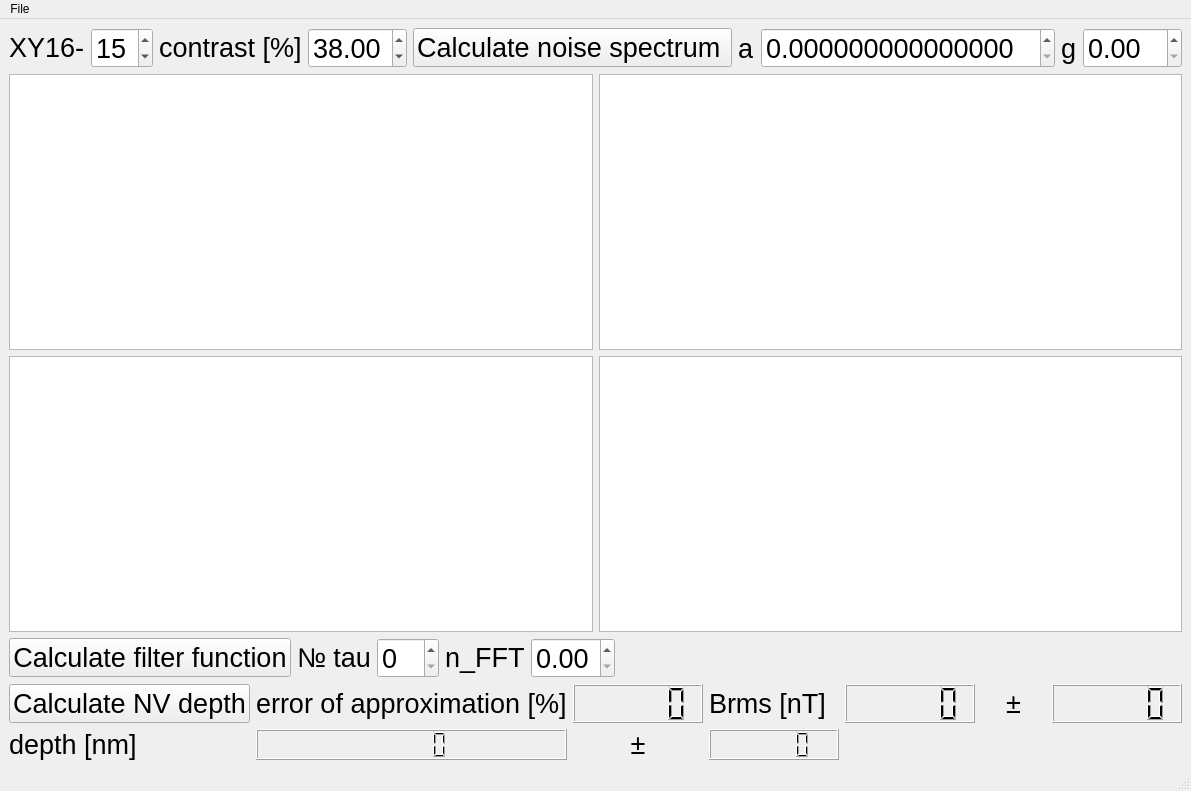
<?xml version="1.0" encoding="UTF-8"?>
<ui version="4.0">
 <class>NV_depth_calculator</class>
 <widget class="QMainWindow" name="NV_depth_calculator">
  <property name="geometry">
   <rect>
    <x>0</x>
    <y>0</y>
    <width>1063</width>
    <height>791</height>
   </rect>
  </property>
  <property name="windowTitle">
   <string>MainWindow</string>
  </property>
  <widget class="QWidget" name="centralwidget">
   <layout class="QVBoxLayout" name="verticalLayout">
    <item>
     <layout class="QGridLayout" name="gridLayout">
      <item row="0" column="3">
       <widget class="QLabel" name="label_2">
        <property name="sizePolicy">
         <sizepolicy hsizetype="Fixed" vsizetype="Fixed">
          <horstretch>0</horstretch>
          <verstretch>0</verstretch>
         </sizepolicy>
        </property>
        <property name="font">
         <font>
          <pointsize>20</pointsize>
         </font>
        </property>
        <property name="text">
         <string>contrast [%]</string>
        </property>
       </widget>
      </item>
      <item row="0" column="4">
       <widget class="QDoubleSpinBox" name="contrast">
        <property name="sizePolicy">
         <sizepolicy hsizetype="Fixed" vsizetype="Fixed">
          <horstretch>0</horstretch>
          <verstretch>0</verstretch>
         </sizepolicy>
        </property>
        <property name="font">
         <font>
          <pointsize>20</pointsize>
         </font>
        </property>
        <property name="singleStep">
         <double>0.010000000000000</double>
        </property>
        <property name="value">
         <double>38.000000000000000</double>
        </property>
       </widget>
      </item>
      <item row="0" column="10">
       <spacer name="horizontalSpacer">
        <property name="orientation">
         <enum>Qt::Horizontal</enum>
        </property>
        <property name="sizeHint" stdset="0">
         <size>
          <width>40</width>
          <height>20</height>
         </size>
        </property>
       </spacer>
      </item>
      <item row="0" column="1">
       <widget class="QSpinBox" name="sequence_order">
        <property name="sizePolicy">
         <sizepolicy hsizetype="Fixed" vsizetype="Fixed">
          <horstretch>0</horstretch>
          <verstretch>0</verstretch>
         </sizepolicy>
        </property>
        <property name="font">
         <font>
          <pointsize>20</pointsize>
         </font>
        </property>
        <property name="value">
         <number>15</number>
        </property>
       </widget>
      </item>
      <item row="0" column="0">
       <widget class="QLabel" name="label">
        <property name="sizePolicy">
         <sizepolicy hsizetype="Fixed" vsizetype="Fixed">
          <horstretch>0</horstretch>
          <verstretch>0</verstretch>
         </sizepolicy>
        </property>
        <property name="font">
         <font>
          <pointsize>20</pointsize>
         </font>
        </property>
        <property name="text">
         <string>XY16-</string>
        </property>
       </widget>
      </item>
      <item row="0" column="5">
       <widget class="QPushButton" name="calculate_ns">
        <property name="sizePolicy">
         <sizepolicy hsizetype="Fixed" vsizetype="Fixed">
          <horstretch>0</horstretch>
          <verstretch>0</verstretch>
         </sizepolicy>
        </property>
        <property name="font">
         <font>
          <pointsize>20</pointsize>
         </font>
        </property>
        <property name="text">
         <string>Calculate noise spectrum </string>
        </property>
       </widget>
      </item>
      <item row="0" column="7">
       <widget class="QDoubleSpinBox" name="a">
        <property name="font">
         <font>
          <pointsize>20</pointsize>
         </font>
        </property>
        <property name="decimals">
         <number>15</number>
        </property>
       </widget>
      </item>
      <item row="0" column="6">
       <widget class="QLabel" name="label_6">
        <property name="font">
         <font>
          <pointsize>20</pointsize>
         </font>
        </property>
        <property name="text">
         <string>a</string>
        </property>
       </widget>
      </item>
      <item row="0" column="8">
       <widget class="QLabel" name="label_5">
        <property name="font">
         <font>
          <pointsize>20</pointsize>
         </font>
        </property>
        <property name="text">
         <string>g</string>
        </property>
       </widget>
      </item>
      <item row="0" column="9">
       <widget class="QDoubleSpinBox" name="g">
        <property name="font">
         <font>
          <pointsize>20</pointsize>
         </font>
        </property>
       </widget>
      </item>
     </layout>
    </item>
    <item>
     <layout class="QGridLayout" name="gridLayout_2">
      <item row="1" column="0">
       <widget class="PlotWidget" name="filter_function"/>
      </item>
      <item row="1" column="1">
       <widget class="PlotWidget" name="spin_noise_plot"/>
      </item>
      <item row="0" column="0">
       <widget class="PlotWidget" name="data_plot"/>
      </item>
      <item row="0" column="1">
       <widget class="PlotWidget" name="processeddataplot"/>
      </item>
     </layout>
    </item>
    <item>
     <layout class="QGridLayout" name="gridLayout_3">
      <item row="0" column="0">
       <widget class="QPushButton" name="calculate_filter_function">
        <property name="font">
         <font>
          <pointsize>20</pointsize>
         </font>
        </property>
        <property name="text">
         <string>Calculate filter function</string>
        </property>
       </widget>
      </item>
      <item row="0" column="6">
       <spacer name="horizontalSpacer_4">
        <property name="orientation">
         <enum>Qt::Horizontal</enum>
        </property>
        <property name="sizeHint" stdset="0">
         <size>
          <width>40</width>
          <height>20</height>
         </size>
        </property>
       </spacer>
      </item>
      <item row="0" column="3">
       <widget class="QLabel" name="label_4">
        <property name="sizePolicy">
         <sizepolicy hsizetype="Fixed" vsizetype="Fixed">
          <horstretch>0</horstretch>
          <verstretch>0</verstretch>
         </sizepolicy>
        </property>
        <property name="font">
         <font>
          <pointsize>20</pointsize>
         </font>
        </property>
        <property name="text">
         <string>n_FFT</string>
        </property>
       </widget>
      </item>
      <item row="0" column="5">
       <spacer name="horizontalSpacer_3">
        <property name="orientation">
         <enum>Qt::Horizontal</enum>
        </property>
        <property name="sizeHint" stdset="0">
         <size>
          <width>40</width>
          <height>20</height>
         </size>
        </property>
       </spacer>
      </item>
      <item row="0" column="7">
       <spacer name="horizontalSpacer_5">
        <property name="orientation">
         <enum>Qt::Horizontal</enum>
        </property>
        <property name="sizeHint" stdset="0">
         <size>
          <width>40</width>
          <height>20</height>
         </size>
        </property>
       </spacer>
      </item>
      <item row="0" column="2">
       <widget class="QSpinBox" name="N_tau">
        <property name="sizePolicy">
         <sizepolicy hsizetype="Fixed" vsizetype="Fixed">
          <horstretch>0</horstretch>
          <verstretch>0</verstretch>
         </sizepolicy>
        </property>
        <property name="font">
         <font>
          <pointsize>20</pointsize>
         </font>
        </property>
       </widget>
      </item>
      <item row="0" column="1">
       <widget class="QLabel" name="label_3">
        <property name="sizePolicy">
         <sizepolicy hsizetype="Fixed" vsizetype="Fixed">
          <horstretch>0</horstretch>
          <verstretch>0</verstretch>
         </sizepolicy>
        </property>
        <property name="font">
         <font>
          <pointsize>20</pointsize>
         </font>
        </property>
        <property name="text">
         <string>№ tau</string>
        </property>
       </widget>
      </item>
      <item row="0" column="4">
       <widget class="QDoubleSpinBox" name="n_FFT">
        <property name="sizePolicy">
         <sizepolicy hsizetype="Fixed" vsizetype="Fixed">
          <horstretch>0</horstretch>
          <verstretch>0</verstretch>
         </sizepolicy>
        </property>
        <property name="font">
         <font>
          <pointsize>20</pointsize>
         </font>
        </property>
        <property name="prefix">
         <string/>
        </property>
        <property name="maximum">
         <double>3.000000000000000</double>
        </property>
       </widget>
      </item>
     </layout>
    </item>
    <item>
     <layout class="QGridLayout" name="gridLayout_11">
      <item row="0" column="0">
       <widget class="QPushButton" name="calculate_depth">
        <property name="font">
         <font>
          <pointsize>20</pointsize>
         </font>
        </property>
        <property name="text">
         <string>Calculate NV depth</string>
        </property>
       </widget>
      </item>
      <item row="0" column="5">
       <widget class="QLabel" name="label_10">
        <property name="maximumSize">
         <size>
          <width>65</width>
          <height>16777215</height>
         </size>
        </property>
        <property name="font">
         <font>
          <pointsize>20</pointsize>
         </font>
        </property>
        <property name="text">
         <string>±</string>
        </property>
        <property name="alignment">
         <set>Qt::AlignCenter</set>
        </property>
       </widget>
      </item>
      <item row="1" column="1">
       <widget class="QLCDNumber" name="z"/>
      </item>
      <item row="1" column="3">
       <widget class="QLCDNumber" name="error_depth"/>
      </item>
      <item row="0" column="3">
       <widget class="QLabel" name="label_8">
        <property name="font">
         <font>
          <pointsize>20</pointsize>
         </font>
        </property>
        <property name="text">
         <string>Brms [nT]</string>
        </property>
       </widget>
      </item>
      <item row="0" column="1">
       <widget class="QLabel" name="label_7">
        <property name="font">
         <font>
          <pointsize>20</pointsize>
         </font>
        </property>
        <property name="text">
         <string>error of approximation [%]</string>
        </property>
       </widget>
      </item>
      <item row="0" column="2">
       <widget class="QLCDNumber" name="error_approximation"/>
      </item>
      <item row="0" column="4">
       <widget class="QLCDNumber" name="Brms"/>
      </item>
      <item row="1" column="2">
       <widget class="QLabel" name="label_9">
        <property name="font">
         <font>
          <pointsize>20</pointsize>
         </font>
        </property>
        <property name="text">
         <string>±</string>
        </property>
        <property name="alignment">
         <set>Qt::AlignCenter</set>
        </property>
       </widget>
      </item>
      <item row="0" column="6">
       <widget class="QLCDNumber" name="Brms_error"/>
      </item>
      <item row="1" column="0">
       <widget class="QLabel" name="label_13">
        <property name="sizePolicy">
         <sizepolicy hsizetype="Maximum" vsizetype="Preferred">
          <horstretch>0</horstretch>
          <verstretch>0</verstretch>
         </sizepolicy>
        </property>
        <property name="maximumSize">
         <size>
          <width>200</width>
          <height>16777215</height>
         </size>
        </property>
        <property name="font">
         <font>
          <pointsize>20</pointsize>
         </font>
        </property>
        <property name="text">
         <string>depth [nm]</string>
        </property>
       </widget>
      </item>
     </layout>
    </item>
   </layout>
  </widget>
  <widget class="QMenuBar" name="menubar">
   <property name="geometry">
    <rect>
     <x>0</x>
     <y>0</y>
     <width>1063</width>
     <height>21</height>
    </rect>
   </property>
   <widget class="QMenu" name="menuFile">
    <property name="title">
     <string>File</string>
    </property>
    <addaction name="actionOpen"/>
   </widget>
   <addaction name="menuFile"/>
  </widget>
  <widget class="QStatusBar" name="statusbar"/>
  <action name="actionOpen">
   <property name="text">
    <string>Open</string>
   </property>
  </action>
 </widget>
 <customwidgets>
  <customwidget>
   <class>PlotWidget</class>
   <extends>QGraphicsView</extends>
   <header>pyqtgraph</header>
  </customwidget>
 </customwidgets>
 <resources/>
 <connections/>
</ui>
